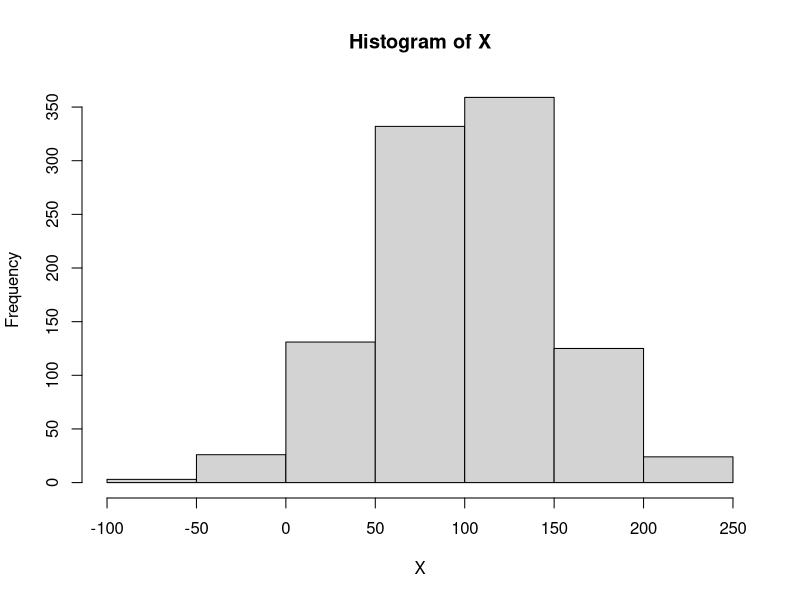
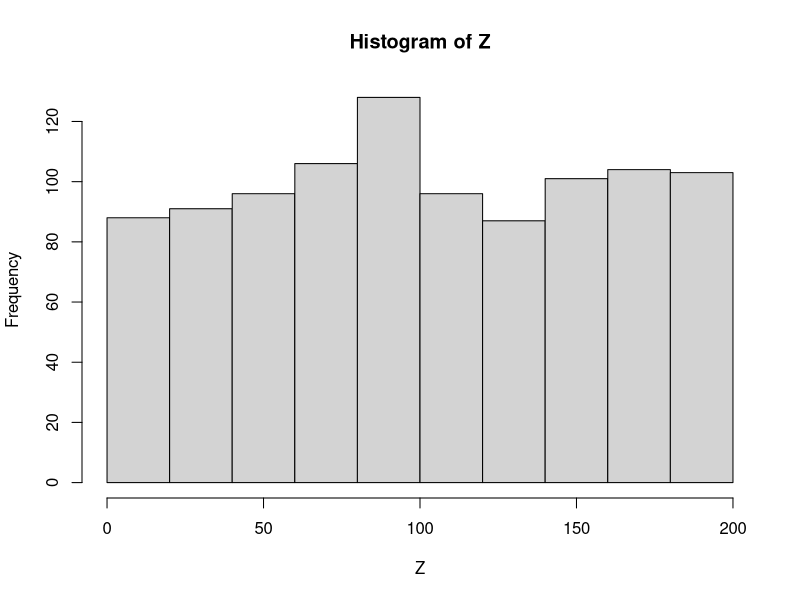
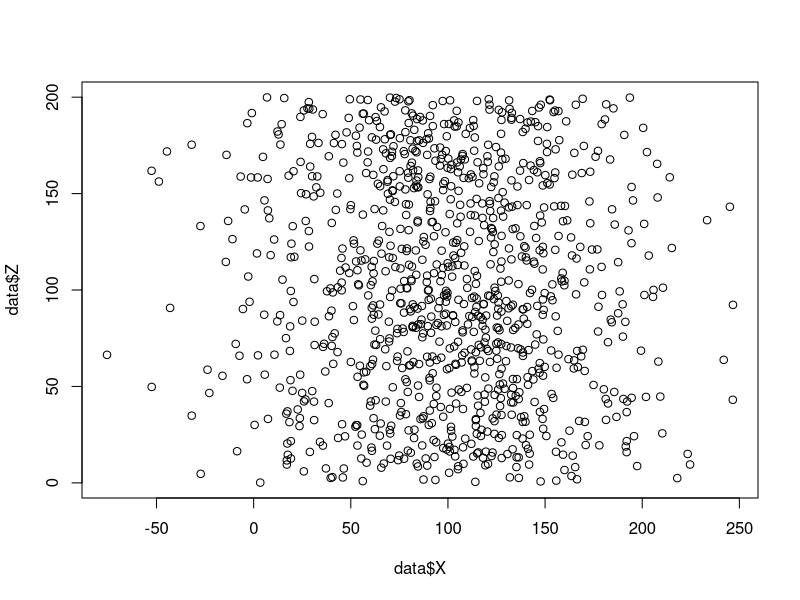
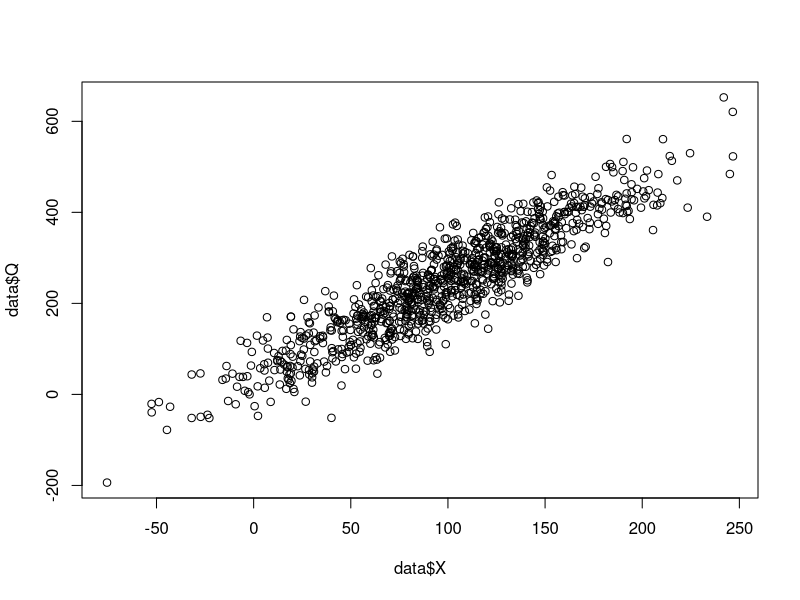

R code for these plots, in order:
#Introduction to R
#09/19/2019
#PS231A
#GSI: Sam Trachtman

#let's practice setting our working director, just for fun... 
setwd("C:/Users/samtr/Dropbox/231a_teaching/ST_R_notes")
getwd()

#let's draw 1000 observations from normal distribution with mean 100 and sd 50 in the vector X
set.seed(50)
X <- rnorm(1000, mean = 100, sd = 50)
#note: alt+- is assignment operator 

#histogram
hist(X)

#what do you think the mean and SD of the vector X will be? 
mean(X)
sd(X)

#what if I drew a million observations from the same distribution? 
X2 <- rnorm(1000000, mean = 100, sd = 50)
mean(X2)
sd(X2)

#now, let's generate a vector Y which is a linear function of the vector X 
Y <- 6*X + 4

#what do you think the correlation of X and Y is based on theory? 

#now let's figure out the correlation WITHOUT using built-in functions
corr <- (mean(X*Y) - mean(X)*mean(Y))/sqrt(var(X)*var(Y))
corr

#now, let's write our own correlation function
correlation <- function(A,B){
  return((mean(A*B) - mean(A)*mean(B))/sqrt(var(A)*var(B)))
}
correlation(X,Y)

#ok... now let's use R's built-in correlation function (base package)
cor(X,Y)
cov(X,Y)

#what if I add a random normally distributed disturbance? 
Q <- 2*X + rnorm(1000, mean = 50, sd = 50)
cor(X,Q)

#now, let's draw a vector from the uniform distribution
Z <- runif(1000,0,200)
#what do you think the mean of Z is based on theory / intuition
hist(Z)
mean(Z)
sd(Z)

#let's make a dataframe from X and Z
data = data.frame(X,Z,Q)

#are the vectors X and Z correlated
cor(data$X, data$Z)

#are the random variables X and Z correlated? Are they independent? 

#can we plot them?
plot(data$X, data$Z)
plot(data$X, data$Q)


